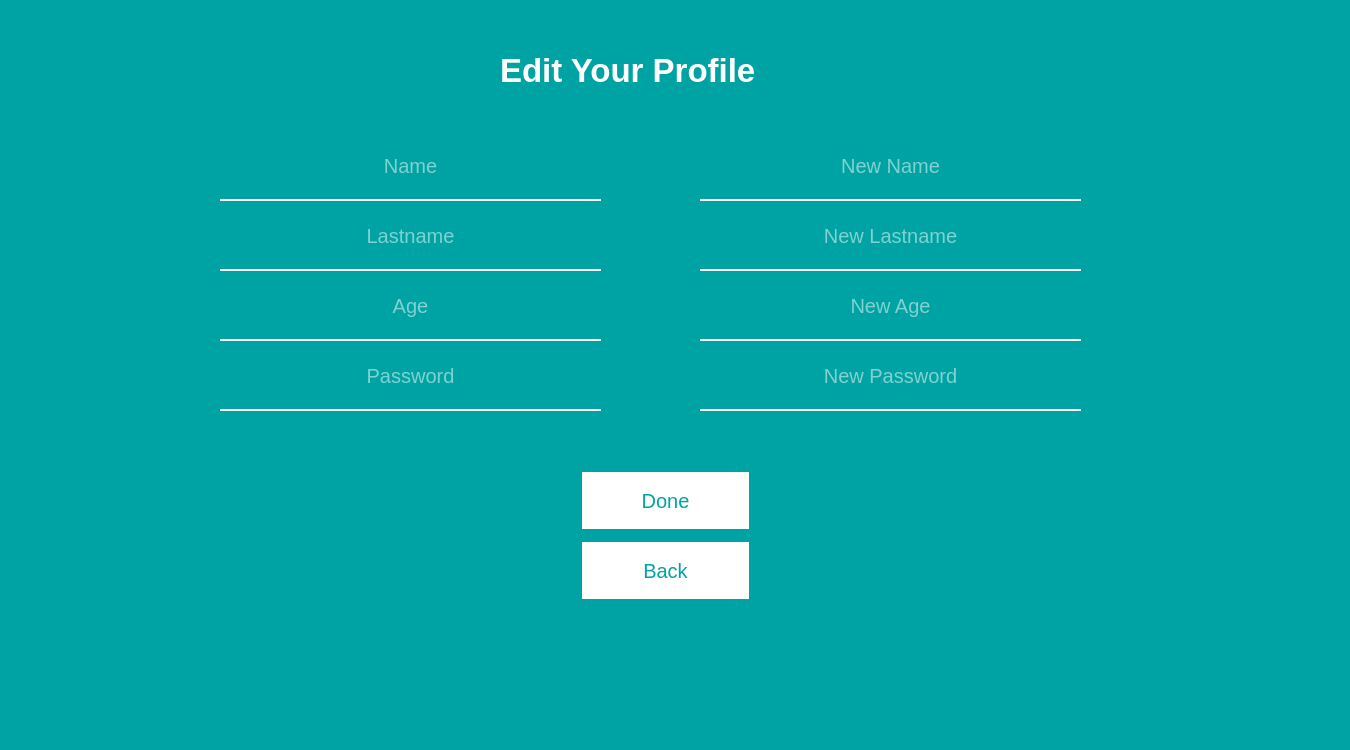
<?xml version="1.0" encoding="UTF-8"?>
<ui version="4.0">
 <class>editProfile</class>
 <widget class="QMainWindow" name="editProfile">
  <property name="geometry">
   <rect>
    <x>0</x>
    <y>0</y>
    <width>1350</width>
    <height>750</height>
   </rect>
  </property>
  <property name="windowTitle">
   <string>MainWindow</string>
  </property>
  <widget class="QWidget" name="centralwidget">
   <widget class="QLabel" name="label">
    <property name="geometry">
     <rect>
      <x>0</x>
      <y>0</y>
      <width>1350</width>
      <height>750</height>
     </rect>
    </property>
    <property name="styleSheet">
     <string notr="true">background-color: rgb(0, 163, 163);</string>
    </property>
    <property name="text">
     <string/>
    </property>
   </widget>
   <widget class="QLabel" name="labelEdit">
    <property name="geometry">
     <rect>
      <x>500</x>
      <y>50</y>
      <width>361</width>
      <height>41</height>
     </rect>
    </property>
    <property name="font">
     <font>
      <pointsize>25</pointsize>
      <weight>75</weight>
      <bold>true</bold>
     </font>
    </property>
    <property name="styleSheet">
     <string notr="true">color: rgb(255, 255, 255);</string>
    </property>
    <property name="text">
     <string>Edit Your Profile</string>
    </property>
   </widget>
   <widget class="QLineEdit" name="lineEditName">
    <property name="geometry">
     <rect>
      <x>220</x>
      <y>140</y>
      <width>381</width>
      <height>61</height>
     </rect>
    </property>
    <property name="font">
     <font>
      <pointsize>15</pointsize>
     </font>
    </property>
    <property name="layoutDirection">
     <enum>Qt::LeftToRight</enum>
    </property>
    <property name="styleSheet">
     <string notr="true">background-color: rgba(0, 0, 0, 0);
border:none;
border-bottom:2px solid rgb(255, 255, 255);
color: rgb(255, 255, 255);
padding-bottom:7px</string>
    </property>
    <property name="text">
     <string/>
    </property>
    <property name="alignment">
     <set>Qt::AlignCenter</set>
    </property>
    <property name="placeholderText">
     <string>Name</string>
    </property>
   </widget>
   <widget class="QLineEdit" name="lineEditName_2">
    <property name="geometry">
     <rect>
      <x>700</x>
      <y>140</y>
      <width>381</width>
      <height>61</height>
     </rect>
    </property>
    <property name="font">
     <font>
      <pointsize>15</pointsize>
     </font>
    </property>
    <property name="layoutDirection">
     <enum>Qt::LeftToRight</enum>
    </property>
    <property name="styleSheet">
     <string notr="true">background-color: rgba(0, 0, 0, 0);
border:none;
border-bottom:2px solid rgb(255, 255, 255);
color: rgb(255, 255, 255);
padding-bottom:7px</string>
    </property>
    <property name="text">
     <string/>
    </property>
    <property name="alignment">
     <set>Qt::AlignCenter</set>
    </property>
    <property name="placeholderText">
     <string>New Name</string>
    </property>
   </widget>
   <widget class="QLineEdit" name="lineEditLastname">
    <property name="geometry">
     <rect>
      <x>220</x>
      <y>210</y>
      <width>381</width>
      <height>61</height>
     </rect>
    </property>
    <property name="font">
     <font>
      <pointsize>15</pointsize>
     </font>
    </property>
    <property name="layoutDirection">
     <enum>Qt::LeftToRight</enum>
    </property>
    <property name="styleSheet">
     <string notr="true">background-color: rgba(0, 0, 0, 0);
border:none;
border-bottom:2px solid rgb(255, 255, 255);
color: rgb(255, 255, 255);
padding-bottom:7px</string>
    </property>
    <property name="text">
     <string/>
    </property>
    <property name="alignment">
     <set>Qt::AlignCenter</set>
    </property>
    <property name="placeholderText">
     <string>Lastname</string>
    </property>
   </widget>
   <widget class="QLineEdit" name="lineEditLastname_2">
    <property name="geometry">
     <rect>
      <x>700</x>
      <y>210</y>
      <width>381</width>
      <height>61</height>
     </rect>
    </property>
    <property name="font">
     <font>
      <pointsize>15</pointsize>
     </font>
    </property>
    <property name="layoutDirection">
     <enum>Qt::LeftToRight</enum>
    </property>
    <property name="styleSheet">
     <string notr="true">background-color: rgba(0, 0, 0, 0);
border:none;
border-bottom:2px solid rgb(255, 255, 255);
color: rgb(255, 255, 255);
padding-bottom:7px</string>
    </property>
    <property name="text">
     <string/>
    </property>
    <property name="alignment">
     <set>Qt::AlignCenter</set>
    </property>
    <property name="placeholderText">
     <string>New Lastname</string>
    </property>
   </widget>
   <widget class="QLineEdit" name="lineEditAge">
    <property name="geometry">
     <rect>
      <x>220</x>
      <y>280</y>
      <width>381</width>
      <height>61</height>
     </rect>
    </property>
    <property name="font">
     <font>
      <pointsize>15</pointsize>
     </font>
    </property>
    <property name="layoutDirection">
     <enum>Qt::LeftToRight</enum>
    </property>
    <property name="styleSheet">
     <string notr="true">background-color: rgba(0, 0, 0, 0);
border:none;
border-bottom:2px solid rgb(255, 255, 255);
color: rgb(255, 255, 255);
padding-bottom:7px</string>
    </property>
    <property name="text">
     <string/>
    </property>
    <property name="alignment">
     <set>Qt::AlignCenter</set>
    </property>
    <property name="placeholderText">
     <string>Age</string>
    </property>
   </widget>
   <widget class="QLineEdit" name="lineEditAge_2">
    <property name="geometry">
     <rect>
      <x>700</x>
      <y>280</y>
      <width>381</width>
      <height>61</height>
     </rect>
    </property>
    <property name="font">
     <font>
      <pointsize>15</pointsize>
     </font>
    </property>
    <property name="layoutDirection">
     <enum>Qt::LeftToRight</enum>
    </property>
    <property name="styleSheet">
     <string notr="true">background-color: rgba(0, 0, 0, 0);
border:none;
border-bottom:2px solid rgb(255, 255, 255);
color: rgb(255, 255, 255);
padding-bottom:7px</string>
    </property>
    <property name="text">
     <string/>
    </property>
    <property name="alignment">
     <set>Qt::AlignCenter</set>
    </property>
    <property name="placeholderText">
     <string>New Age</string>
    </property>
   </widget>
   <widget class="QLineEdit" name="lineEditPassword">
    <property name="geometry">
     <rect>
      <x>220</x>
      <y>350</y>
      <width>381</width>
      <height>61</height>
     </rect>
    </property>
    <property name="font">
     <font>
      <pointsize>15</pointsize>
     </font>
    </property>
    <property name="layoutDirection">
     <enum>Qt::LeftToRight</enum>
    </property>
    <property name="styleSheet">
     <string notr="true">background-color: rgba(0, 0, 0, 0);
border:none;
border-bottom:2px solid rgb(255, 255, 255);
color: rgb(255, 255, 255);
padding-bottom:7px</string>
    </property>
    <property name="text">
     <string/>
    </property>
    <property name="alignment">
     <set>Qt::AlignCenter</set>
    </property>
    <property name="placeholderText">
     <string>Password</string>
    </property>
   </widget>
   <widget class="QLineEdit" name="lineEditPassword_2">
    <property name="geometry">
     <rect>
      <x>700</x>
      <y>350</y>
      <width>381</width>
      <height>61</height>
     </rect>
    </property>
    <property name="font">
     <font>
      <pointsize>15</pointsize>
     </font>
    </property>
    <property name="layoutDirection">
     <enum>Qt::LeftToRight</enum>
    </property>
    <property name="styleSheet">
     <string notr="true">background-color: rgba(0, 0, 0, 0);
border:none;
border-bottom:2px solid rgb(255, 255, 255);
color: rgb(255, 255, 255);
padding-bottom:7px</string>
    </property>
    <property name="text">
     <string/>
    </property>
    <property name="alignment">
     <set>Qt::AlignCenter</set>
    </property>
    <property name="placeholderText">
     <string>New Password</string>
    </property>
   </widget>
   <widget class="QPushButton" name="pushButtonSignup">
    <property name="geometry">
     <rect>
      <x>580</x>
      <y>470</y>
      <width>171</width>
      <height>61</height>
     </rect>
    </property>
    <property name="font">
     <font>
      <pointsize>15</pointsize>
     </font>
    </property>
    <property name="styleSheet">
     <string notr="true">background-color: rgb(255, 255, 255);
border:2px solid rgb(0, 163, 163);
color: rgb(0, 163, 163);</string>
    </property>
    <property name="text">
     <string>Done</string>
    </property>
   </widget>
   <widget class="QPushButton" name="pushButtonBack">
    <property name="geometry">
     <rect>
      <x>580</x>
      <y>540</y>
      <width>171</width>
      <height>61</height>
     </rect>
    </property>
    <property name="font">
     <font>
      <pointsize>15</pointsize>
     </font>
    </property>
    <property name="styleSheet">
     <string notr="true">background-color: rgb(255, 255, 255);
border:2px solid rgb(0, 163, 163);
color: rgb(0, 163, 163);</string>
    </property>
    <property name="text">
     <string>Back</string>
    </property>
   </widget>
  </widget>
 </widget>
 <resources/>
 <connections/>
</ui>
